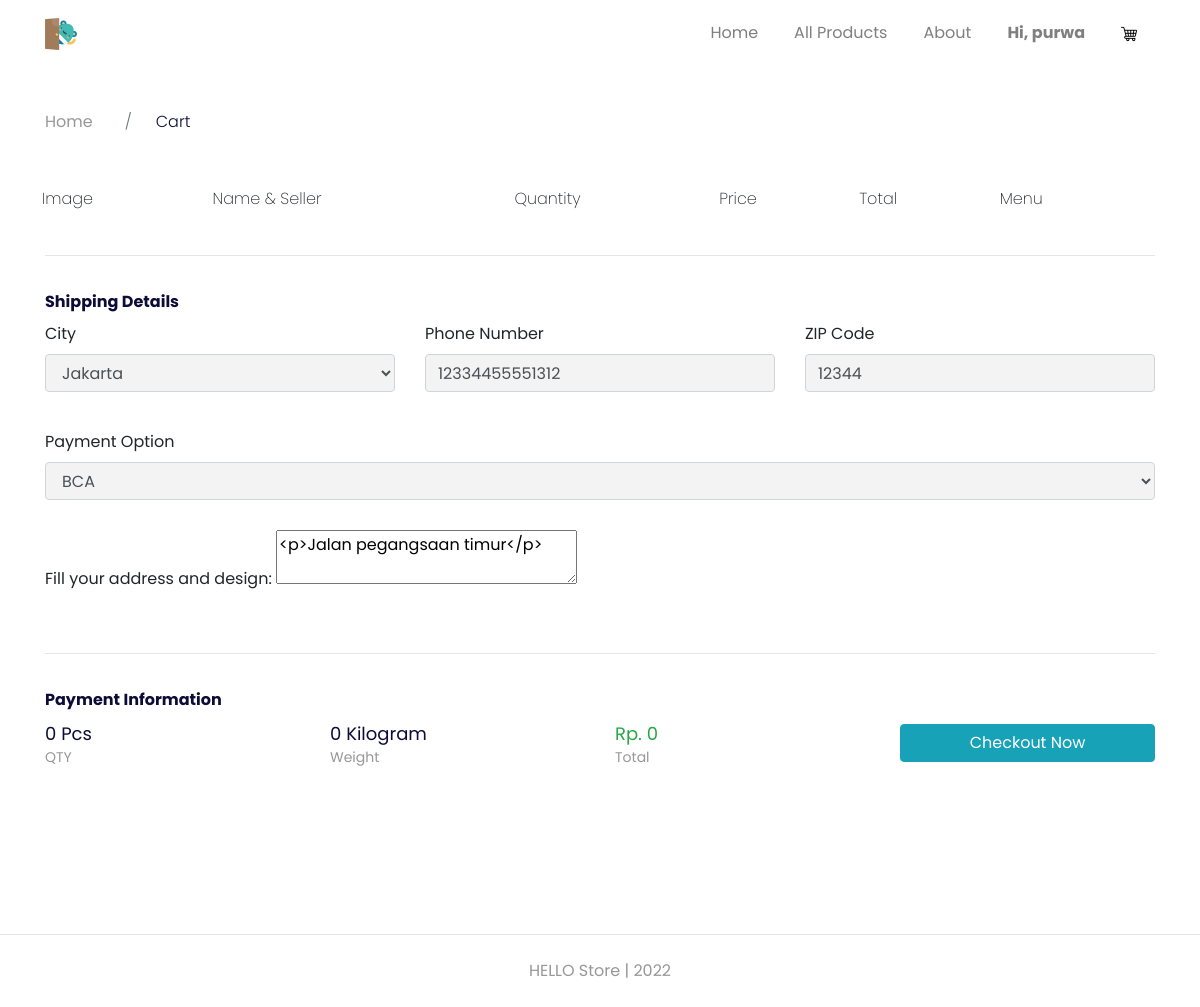
The page /cart.php (signed in) on the database its author committed.
### tables this page shows
CREATE TABLE `users` (
  `id_user` int(11) NOT NULL,
  `name` varchar(255) NOT NULL,
  `email` varchar(255) NOT NULL,
  `password` varchar(255) NOT NULL,
  `address` text DEFAULT NULL,
  `phone_number` varchar(255) NOT NULL,
  `postal_code` varchar(191) NOT NULL,
  `roles` varchar(255) NOT NULL
);

### config/config.php (called while the page is built, shortened)
<?php
$host = 'localhost';
$user = 'root';
$password = '';
$dbname = 'ortosec';
$conn = mysqli_connect($host, $user, $password, $dbname);
function query($query)
{
    global $conn;
    $result = mysqli_query($conn, $query);
    $rows = [];
    while ($row = mysqli_fetch_assoc($result)) {
        $rows[] = $row;
    }
    return $rows;
}
function rows($query)
{
    global $conn;
    $result = mysqli_query($conn, $query);
    $rows = mysqli_num_rows($result);
    return $rows;
}
?>

### cart.php (the view, shortened to what this page needs)
<?php
require_once 'config/config.php';
?>
<!DOCTYPE html>
<html lang="en">
<head>
  <link href="https://unpkg.com/aos@2.3.1/dist/aos.css" rel="stylesheet" />
  <link href="assets/style/main.css" rel="stylesheet" />
</head>
<body>
  <nav
      class="navbar navbar-expand-lg navbar-light navbar-store fixed-top navbar-fixed-top"
      data-aos="fade-down"
  >
    <div class="container">
      <a href="index.php" class="navbar-brand" title="home">
        <img src="assets/images/hello.png" class="w-50" alt="logo" />
      </a>
      <div class="collpase navbar-collapse" id="navbarResponsive">
        <ul class="navbar-nav ml-auto">
          <li class="nav-item">
            <a href="index.php" class="nav-link">Home</a>
          </li>
          <li class="nav-item">
            <a href="products.php" class="nav-link">All Products</a>
          </li>
          <li class="nav-item">
            <a href="about.php" class="nav-link">About</a>
          </li>
          <?php
          if (!isset($_SESSION["login"]) && !isset($_SESSION["user"])) : ?>
            <li class="nav-item">
              <a href="register.php" class="nav-link">Sign Up</a>
            </li>
            <li class="nav-item">
              <a
                href="login.php"
                class="btn btn-info nav-link px-4 text-white"
                >Sign In</a
              >
            </li>
          <?php else: ?>
            <li class="nav-item dropdown">
              <?php
                $id = $_SESSION["user"];
                $user = query("SELECT * FROM users WHERE id_user = $id")[0];
              ?>
                <a
                  href="#"
                  class="nav-link font-weight-bold"
                  id="navbarDropdown"
                  role="button"
                  data-toggle="dropdown"
                >
                  Hi, <?= $user["name"]; ?>
                </a>
            </li>
            <li class="nav-item">
              <?php
                $id = $user["id_user"];
                $carts = rows("SELECT * FROM carts WHERE user_id = $id");
              ?>
              <?php if ($carts >= 1) : ?>
                <a href="cart.php" class="nav-link d-inline-block">
                  <img
                    src="assets/images/shopping-cart.png"
                    alt="cart-empty"
                  />
                  <div class="cart-badge"><?= $carts; ?></div>
                </a>
              <?php else : ?>
                <a href="cart.php" class="nav-link d-inline-block">
                  <img
                    src="assets/images/shopping-cart.png"
                    alt="cart-empty"
                  />
                </a>
              <?php endif; ?>
            </li>
          <?php endif;?>
        </ul>
      </div>
    </div>
  </nav>
  <div class="page-content page-cart">
    <section class="store-breadcrumb" data-aos="fade-down" data-aos-delay="100">
      <div class="container">
        <div class="row">
          <div class="col-12">
            <nav>
              <ol class="breadcrumb bg-transparent">
                <li class="breadcrumb-item">
                  <a href="index.php">Home</a>
                </li>
                <li class="breadcrumb-item active">
                  Cart
                </li>
              </ol>
            </nav>
          </div>
        </div>
      </div>
    </section>
    <section class="store-cart">
      <div class="container">
        <div class="row" data-aos="fade-up" data-aos-delay="100">
          <div class="col-12 table-responsive">
            <table class="table table-borderless table-cart">
              <thead>
                <tr>
                  <th>Image</th>
                  <th>Name &amp; Seller</th>
                  <th>Quantity</th>
                  <th>Price</th>
                  <th>Total</th>
                  <th>Menu</th>
                </tr>
              </thead>
              <?php
                $banyak = 0;
                $berat = 0;
                $total = 0;
                ?>
            </table>
          </div>
        </div>
        <form action="" method="POST">
          <div class="row" data-aos="fade-up" data-aos-delay="150">
            <div class="col-12">
              <hr>
            </div>
            <div class="col-12">
              <h2>
                Shipping Details
              </h2>
            </div>
          </div>
          <div class="row mb-2" data-aos="fade-up" data-aos-delay="200">
            <div class="col-md-4">
              <div class="form-group">
                <label for="city">City</label>
                <select name="city" id="city" class="form-control" required>
                  <option value="JAKARTA">Jakarta</option>
                </select>
              </div>
            </div>
            <div class="col-md-4">
              <div class="form-group">
                <label for="phone_number">Phone Number</label>
                <input type="tel" name="phone_number" id="phone_number" class="form-control form-store" value="<?= $user["phone_number"] ?? ''; ?>" required>
              </div>
            </div>
            <div class="col-md-4">
              <div class="form-group">
                <label for="zip_code">ZIP Code</label>
                <input type="number" name="zip_code" id="zip_code" required value="<?= $user["postal_code"] ?? ''; ?>" class="form-control form-store">
              </div>
            </div>
            <div class="col-md-12 mt-2">
              <div class="form-group">
              <label for="rekening">Payment Option</label>
                  <?php
                    $rekening = query("SELECT * FROM rekening_numbers");
                  ?>
                  <select name="rekening" id="rekening" class="form-control">
                    <?php foreach ($rekening as $r) : ?>
                      <option value="<?= $r["id_rekening"]; ?>"><?= $r["bank_name"]; ?></option>
                    <?php endforeach; ?>
                  </select>
              </div>
            </div>
            <?php if ($berat >= 10000) : ?>
              <div class="col-md-12 text-center my-4" id="alert-berat">
                <h5>The weight is over <strong>10 Kgs</strong></h5>
                <p class="text-muted">Do you want us to deliver your order?</p>
                <div class="custom-control custom-radio custom-control-inline">
                  <input type="radio" id="radioTrue" value="1" name="delivered" class="custom-control-input">
                  <label class="custom-control-label" for="radioTrue">Yes, please</label>
                </div>
                <div class="custom-control custom-radio custom-control-inline">
                  <input type="radio" id="radioFalse" value="0" name="delivered" class="custom-control-input">
                  <label class="custom-control-label" for="radioFalse">No, thanks</label>
                </div>
              </div>
              <?php else : ?>
              <div class="col-md-12">
                <div class="form-group">
                  <label for="alamat">Fill your address and design:</label>
                  <textarea name="alamat" id="editor"><?= $user["address"] ?? ''; ?></textarea>
                </div>
              </div>
              <?php endif; ?>
          </div>
          <div class="row" data-aos="fade-up" data-aos-delay="150">
            <div class="col-12">
              <hr>
            </div>
            <div class="col-12">
              <h2 class="mb-2">
                Payment Information
              </h2>
            </div>
          </div>
          <div class="row justify-content-center" data-aos="fade-up" data-aos-delay="200">
            <div class="col-4 col-md-3">
              <div class="product-title"><?= number_format($banyak); ?> Pcs</div>
              <div class="product-subtitle mb-3">QTY</div>
            </div>
            <div class="col-4 col-md-3">
              <div class="product-title"><?= $berat / 1000; ?> Kilogram</div>
              <div class="product-subtitle">Weight</div>
            </div>
            <div class="col-4 col-md-3">
              <div class="product-title text-success">Rp. <?= number_format($total); ?></div>
              <div class="product-subtitle">Total</div>
            </div>
            <div class="col-8 col-md-3">
              <button type="submit" name="checkout" class="btn btn-info btn-block px-4 mt-1">Checkout Now</button>
            </div>
          </div>
        </form>
      </div>
    </section>
  </div>
    <footer>
      <div class=" container">
        <div class="row">
          <div class="col-12">
            <p class="pt-4 pb-2">HELLO Store | 2022</p>
          </div>
        </div>
      </div>
    </footer>
</body>
</html>

### rows shown on the page
users: name "purwa", phone_number "12334455551312", zip_code "12344", alamat "<p>Jalan pegangsaan timur</p>"

### other values the page prints
$banyak "0"
$berat / 1000 "0"
$total "0"
form field rekening "BCA"
